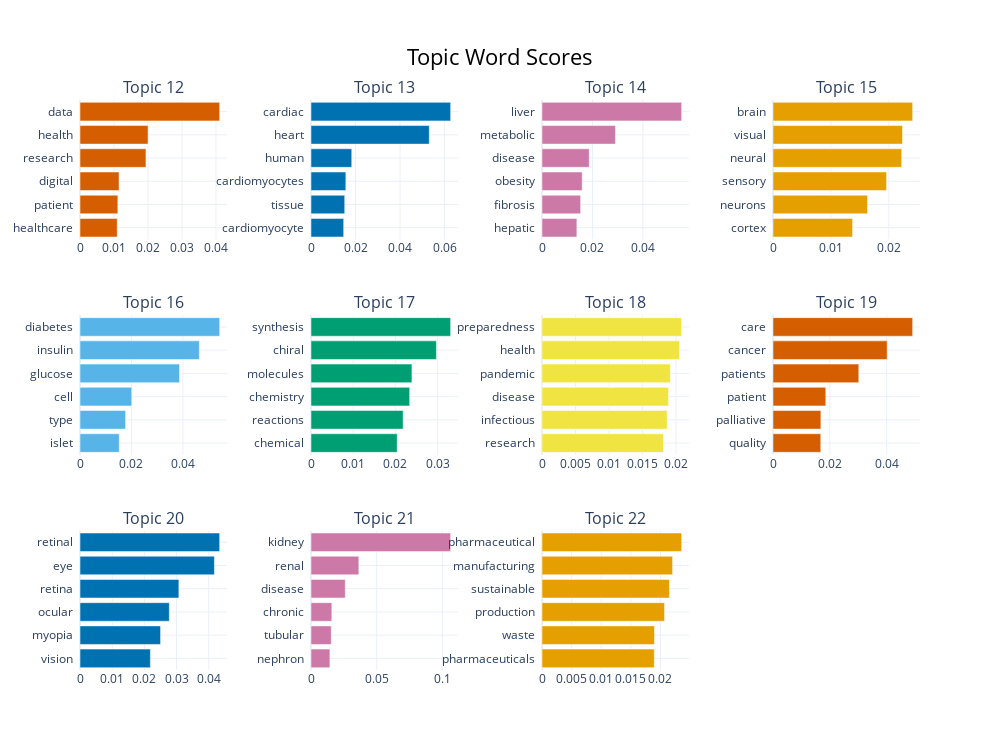

This figure's notebook cell:
### Code cell
topic_model.visualize_barchart(topics=list(range(12, 23)), n_words=6)

### Figure 1 — Plotly figure (JSON) as saved in the notebook; plotly's stock layout.template omitted (floating-point values rounded to 4 significant figures)
{"data": [{"marker": {"color": "#D55E00"}, "orientation": "h", "type": "bar", "x": [0.01095, 0.01114, 0.01149, 0.01941, 0.02002, 0.04108], "xaxis": "x", "y": ["healthcare  ", "patient  ", "digital  ", "research  ", "health  ", "data  "], "yaxis": "y"}, {"marker": {"color": "#0072B2"}, "orientation": "h", "type": "bar", "x": [0.01468, 0.01515, 0.01566, 0.01831, 0.05314, 0.06275], "xaxis": "x2", "y": ["cardiomyocyte  ", "tissue  ", "cardiomyocytes  ", "human  ", "heart  ", "cardiac  "], "yaxis": "y2"}, {"marker": {"color": "#CC79A7"}, "orientation": "h", "type": "bar", "x": [0.01383, 0.01531, 0.01593, 0.01872, 0.02911, 0.05537], "xaxis": "x3", "y": ["hepatic  ", "fibrosis  ", "obesity  ", "disease  ", "metabolic  ", "liver  "], "yaxis": "y3"}, {"marker": {"color": "#E69F00"}, "orientation": "h", "type": "bar", "x": [0.01374, 0.01631, 0.01961, 0.02221, 0.02236, 0.02411], "xaxis": "x4", "y": ["cortex  ", "neurons  ", "sensory  ", "neural  ", "visual  ", "brain  "], "yaxis": "y4"}, {"marker": {"color": "#56B4E9"}, "orientation": "h", "type": "bar", "x": [0.01526, 0.01772, 0.02011, 0.03869, 0.04639, 0.05428], "xaxis": "x5", "y": ["islet  ", "type  ", "cell  ", "glucose  ", "insulin  ", "diabetes  "], "yaxis": "y5"}, {"marker": {"color": "#009E73"}, "orientation": "h", "type": "bar", "x": [0.02043, 0.02184, 0.02339, 0.02393, 0.02973, 0.0331], "xaxis": "x6", "y": ["chemical  ", "reactions  ", "chemistry  ", "molecules  ", "chiral  ", "synthesis  "], "yaxis": "y6"}, {"marker": {"color": "#F0E442"}, "orientation": "h", "type": "bar", "x": [0.01812, 0.01866, 0.01888, 0.01914, 0.02051, 0.02083], "xaxis": "x7", "y": ["research  ", "infectious  ", "disease  ", "pandemic  ", "health  ", "preparedness  "], "yaxis": "y7"}, {"marker": {"color": "#D55E00"}, "orientation": "h", "type": "bar", "x": [0.01681, 0.01685, 0.01859, 0.0302, 0.04019, 0.04916], "xaxis": "x8", "y": ["quality  ", "palliative  ", "patient  ", "patients  ", "cancer  ", "care  "], "yaxis": "y8"}, {"marker": {"color": "#0072B2"}, "orientation": "h", "type": "bar", "x": [0.02187, 0.02503, 0.02775, 0.03071, 0.04176, 0.04339], "xaxis": "x9", "y": ["vision  ", "myopia  ", "ocular  ", "retina  ", "eye  ", "retinal  "], "yaxis": "y9"}, {"marker": {"color": "#CC79A7"}, "orientation": "h", "type": "bar", "x": [0.01437, 0.01541, 0.01585, 0.02609, 0.03641, 0.1063], "xaxis": "x10", "y": ["nephron  ", "tubular  ", "chronic  ", "disease  ", "renal  ", "kidney  "], "yaxis": "y10"}, {"marker": {"color": "#E69F00"}, "orientation": "h", "type": "bar", "x": [0.01895, 0.01899, 0.02069, 0.02151, 0.02204, 0.02357], "xaxis": "x11", "y": ["pharmaceuticals  ", "waste  ", "production  ", "sustainable  ", "manufacturing  ", "pharmaceutical  "], "yaxis": "y11"}], "layout": {"annotations": [{"font": {"size": 16}, "showarrow": false, "text": "Topic 12", "x": 0.0875, "xanchor": "center", "xref": "paper", "y": 1, "yanchor": "bottom", "yref": "paper"}, {"font": {"size": 16}, "showarrow": false, "text": "Topic 13", "x": 0.3625, "xanchor": "center", "xref": "paper", "y": 1, "yanchor": "bottom", "yref": "paper"}, {"font": {"size": 16}, "showarrow": false, "text": "Topic 14", "x": 0.6375, "xanchor": "center", "xref": "paper", "y": 1, "yanchor": "bottom", "yref": "paper"}, {"font": {"size": 16}, "showarrow": false, "text": "Topic 15", "x": 0.9125, "xanchor": "center", "xref": "paper", "y": 1, "yanchor": "bottom", "yref": "paper"}, {"font": {"size": 16}, "showarrow": false, "text": "Topic 16", "x": 0.0875, "xanchor": "center", "xref": "paper", "y": 0.6222, "yanchor": "bottom", "yref": "paper"}, {"font": {"size": 16}, "showarrow": false, "text": "Topic 17", "x": 0.3625, "xanchor": "center", "xref": "paper", "y": 0.6222, "yanchor": "bottom", "yref": "paper"}, {"font": {"size": 16}, "showarrow": false, "text": "Topic 18", "x": 0.6375, "xanchor": "center", "xref": "paper", "y": 0.6222, "yanchor": "bottom", "yref": "paper"}, {"font": {"size": 16}, "showarrow": false, "text": "Topic 19", "x": 0.9125, "xanchor": "center", "xref": "paper", "y": 0.6222, "yanchor": "bottom", "yref": "paper"}, {"font": {"size": 16}, "showarrow": false, "text": "Topic 20", "x": 0.0875, "xanchor": "center", "xref": "paper", "y": 0.2444, "yanchor": "bottom", "yref": "paper"}, {"font": {"size": 16}, "showarrow": false, "text": "Topic 21", "x": 0.3625, "xanchor": "center", "xref": "paper", "y": 0.2444, "yanchor": "bottom", "yref": "paper"}, {"font": {"size": 16}, "showarrow": false, "text": "Topic 22", "x": 0.6375, "xanchor": "center", "xref": "paper", "y": 0.2444, "yanchor": "bottom", "yref": "paper"}], "height": 750, "hoverlabel": {"bgcolor": "white", "font": {"family": "Rockwell", "size": 16}}, "showlegend": false, "title": {"font": {"color": "Black", "size": 22}, "text": "Topic Word Scores", "x": 0.5, "xanchor": "center", "yanchor": "top"}, "width": 1000, "xaxis": {"anchor": "y", "domain": [0, 0.175], "showgrid": true}, "xaxis10": {"anchor": "y10", "domain": [0.275, 0.45], "showgrid": true}, "xaxis11": {"anchor": "y11", "domain": [0.55, 0.725], "showgrid": true}, "xaxis12": {"anchor": "y12", "domain": [0.825, 1], "showgrid": true}, "xaxis2": {"anchor": "y2", "domain": [0.275, 0.45], "showgrid": true}, "xaxis3": {"anchor": "y3", "domain": [0.55, 0.725], "showgrid": true}, "xaxis4": {"anchor": "y4", "domain": [0.825, 1], "showgrid": true}, "xaxis5": {"anchor": "y5", "domain": [0, 0.175], "showgrid": true}, "xaxis6": {"anchor": "y6", "domain": [0.275, 0.45], "showgrid": true}, "xaxis7": {"anchor": "y7", "domain": [0.55, 0.725], "showgrid": true}, "xaxis8": {"anchor": "y8", "domain": [0.825, 1], "showgrid": true}, "xaxis9": {"anchor": "y9", "domain": [0, 0.175], "showgrid": true}, "yaxis": {"anchor": "x", "domain": [0.7556, 1], "showgrid": true}, "yaxis10": {"anchor": "x10", "domain": [0, 0.2444], "showgrid": true}, "yaxis11": {"anchor": "x11", "domain": [0, 0.2444], "showgrid": true}, "yaxis12": {"anchor": "x12", "domain": [0, 0.2444], "showgrid": true}, "yaxis2": {"anchor": "x2", "domain": [0.7556, 1], "showgrid": true}, "yaxis3": {"anchor": "x3", "domain": [0.7556, 1], "showgrid": true}, "yaxis4": {"anchor": "x4", "domain": [0.7556, 1], "showgrid": true}, "yaxis5": {"anchor": "x5", "domain": [0.3778, 0.6222], "showgrid": true}, "yaxis6": {"anchor": "x6", "domain": [0.3778, 0.6222], "showgrid": true}, "yaxis7": {"anchor": "x7", "domain": [0.3778, 0.6222], "showgrid": true}, "yaxis8": {"anchor": "x8", "domain": [0.3778, 0.6222], "showgrid": true}, "yaxis9": {"anchor": "x9", "domain": [0, 0.2444], "showgrid": true}}}
